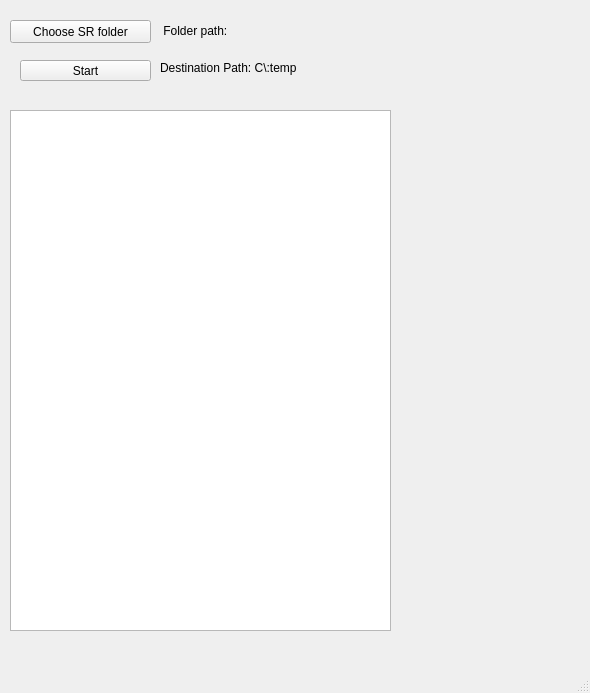
<?xml version="1.0" encoding="UTF-8"?>
<ui version="4.0">
 <class>MainWindow</class>
 <widget class="QMainWindow" name="MainWindow">
  <property name="geometry">
   <rect>
    <x>0</x>
    <y>0</y>
    <width>590</width>
    <height>693</height>
   </rect>
  </property>
  <property name="windowTitle">
   <string>MainWindow</string>
  </property>
  <widget class="QWidget" name="centralwidget">
   <widget class="QPushButton" name="Choose_SR">
    <property name="geometry">
     <rect>
      <x>10</x>
      <y>20</y>
      <width>141</width>
      <height>23</height>
     </rect>
    </property>
    <property name="text">
     <string>Choose SR folder</string>
    </property>
   </widget>
   <widget class="QLabel" name="label_SR">
    <property name="geometry">
     <rect>
      <x>160</x>
      <y>20</y>
      <width>371</width>
      <height>21</height>
     </rect>
    </property>
    <property name="text">
     <string> Folder path:</string>
    </property>
   </widget>
   <widget class="QLabel" name="label_Ticket">
    <property name="geometry">
     <rect>
      <x>160</x>
      <y>60</y>
      <width>371</width>
      <height>16</height>
     </rect>
    </property>
    <property name="text">
     <string>Destination Path: C\:temp</string>
    </property>
   </widget>
   <widget class="QListWidget" name="listWidget">
    <property name="geometry">
     <rect>
      <x>10</x>
      <y>110</y>
      <width>381</width>
      <height>521</height>
     </rect>
    </property>
   </widget>
   <widget class="QPushButton" name="Start">
    <property name="geometry">
     <rect>
      <x>20</x>
      <y>60</y>
      <width>131</width>
      <height>21</height>
     </rect>
    </property>
    <property name="text">
     <string>Start</string>
    </property>
   </widget>
  </widget>
  <widget class="QMenuBar" name="menubar">
   <property name="geometry">
    <rect>
     <x>0</x>
     <y>0</y>
     <width>590</width>
     <height>22</height>
    </rect>
   </property>
  </widget>
  <widget class="QStatusBar" name="statusbar"/>
 </widget>
 <resources/>
 <connections/>
</ui>
